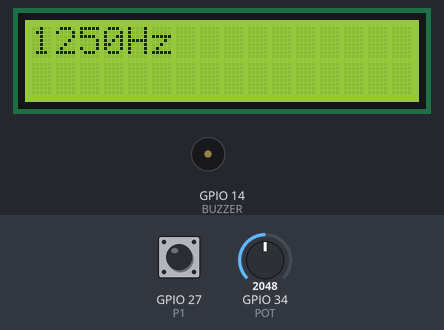
Bench run of a sketch on a simulated ESP32. Parts: 16×2 character LCD, buzzer (waves = sounding). Inputs (shaded band) come from the test bench; at power-on: GPIO 27 (P1) HIGH, GPIO 34 (POT) = 2048.

Above: at 1.2 s.
1.3 s: GPIO 27 (P1) pulled LOW for 1 s
4.0 s: GPIO 34 (POT) set to 2866
At 4.6 s:
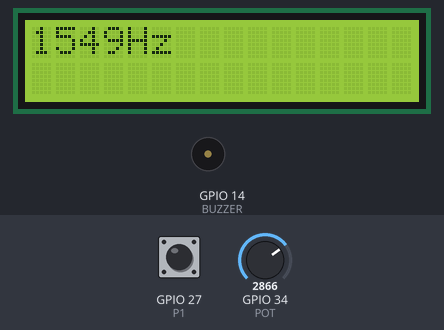
5.5 s: GPIO 27 (P1) pulled LOW for 3.2 s
11.7 s: GPIO 27 (P1) pulled LOW for 3.2 s
17.9 s: GPIO 34 (POT) set to 1228
At 19.1 s:
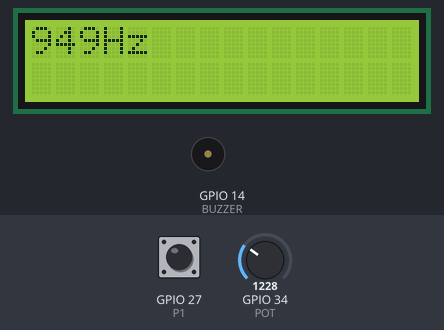
20.9 s: GPIO 34 (POT) set to 491
At 21.3 s:
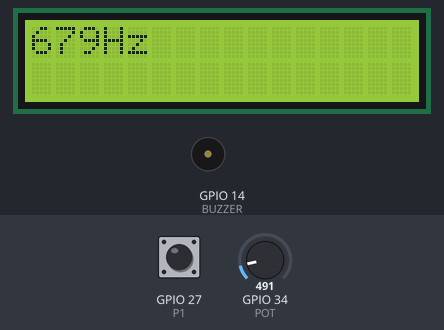
Timing chart, 0 to 23.9 s (numbered marks = the images above; inputs shaded):
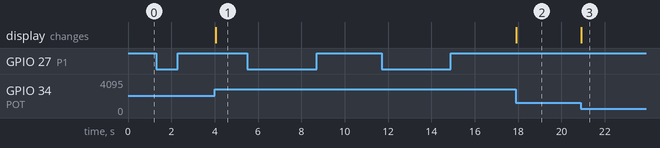

The sketch:

B03_frecuencias.ino
```cpp
//------------------------------------------------------------
// Programa: B03_frecuencias.ino (ESP32 + BIOS Shield)
// Autor: Gabriel Bravo Eguren T31A (15-01-2025)
// Descripción: Realizar un programa que, al mantener pulsado P1, emita un pitido de 50ms
//              cada segundo de frecuencia variable de 500Hz a 2000Hz seleccionada con el potenciómetro. El valor
//              de la frecuencia seleccionada se debe mostrar en el display. Usar la función map() para ajustar la
//              escala
//------------------------------------------------------------

#include <LiquidCrystal_PCF8574.h>

#define P1 27
#define BUZZER 14
#define POT 34

LiquidCrystal_PCF8574 lcd(0x3F);

int frec = 500;

void setup()
{
  lcd.begin(16, 2);
  lcd.setBacklight(255);

  pinMode(P1, INPUT_PULLUP);
  lcd.setCursor(0,0);
  lcd.print("--Hz");
}

void loop()
{
  int frec = map(analogRead(POT), 0, 4095, 500, 2000);
  lcd.clear();
  lcd.printf("%dHz", frec);

  if(!digitalRead(P1))
  {
    tone(BUZZER, frec, 5);
  }

  delay(5);

}
```

Measured:
- after the input at 4.0 s, the display: changes at once (image 1)
- after the input at 17.9 s, the display: changes at once (image 2)
- after the input at 20.9 s, the display: changes at once (image 3)
